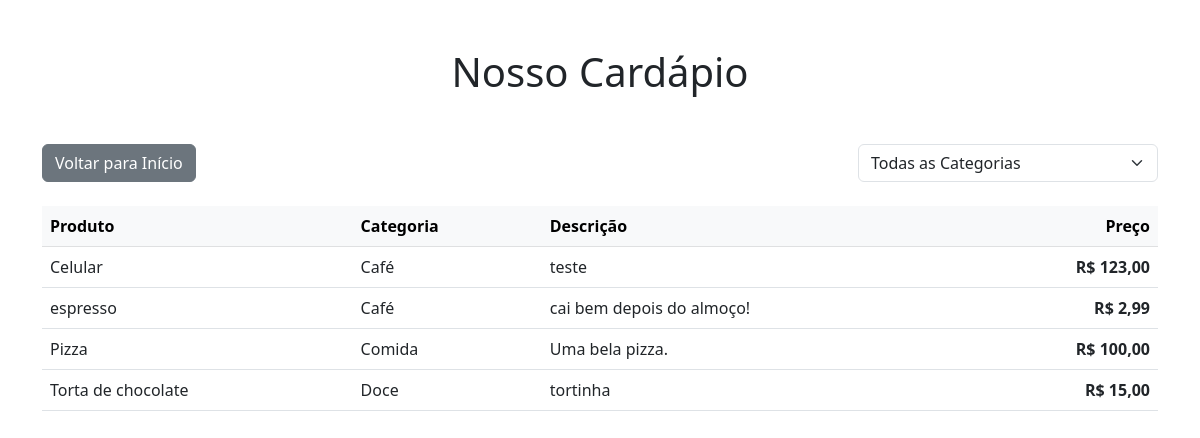
/produtos, run on the app's committed database.
### produtos/models.py (models this page shows, shortened)
class Produto(models.Model):
    nome = models.CharField(max_length=100)
    descricao = models.TextField()
    preco = models.DecimalField(max_digits=10, decimal_places=2)
    categoria = models.ForeignKey(Categoria, on_delete=models.CASCADE, null=True, blank=True)
    class Meta:
        verbose_name = 'Produto'
        verbose_name_plural = 'Produtos'

class Categoria(models.Model):
    nome = models.CharField(max_length=100)
    class Meta:
        verbose_name = 'Categoria'
        verbose_name_plural = 'Categorias'

### produtos/views.py (the view)
# urls.py: path('produtos', produtos, name='produtos'),
def produtos(request):
    categoria_id = request.GET.get('categoria')
    if categoria_id:
        produtos = Produto.objects.filter(categoria_id=categoria_id)
    else:
        produtos = Produto.objects.all()
    produtos = produtos.order_by('categoria__nome', 'nome')
    categorias = Categoria.objects.all()
    return render(request, 'produtos/produtos.html', {
        'produtos': produtos,
        'categorias': categorias,
        'categoria_selecionada': int(categoria_id) if categoria_id else None
    })

### produtos/templates/produtos/produtos.html (shortened to what this page needs)
<!DOCTYPE html>
<html lang="pt-br">
	<head>
		<link
			href="https://cdn.jsdelivr.net/npm/bootstrap@5.3.0/dist/css/bootstrap.min.css"
			rel="stylesheet"
		/>
	</head>
	<body>
		<div class="container mt-5">
			<h1 class="text-center mb-5">Nosso Cardápio</h1>
			<div class="row mb-4">
				<div class="col-md-6">
					<a href="{% url 'index' %}" class="btn btn-secondary"
						>Voltar para Início</a
					>
				</div>
				<div class="col-md-6">
					<form method="get" class="d-flex justify-content-end">
						<select name="categoria" class="form-select" style="max-width: 300px;" onchange="this.form.submit()">
							<option value="">Todas as Categorias</option>
						</select>
					</form>
				</div>
			</div>
			<div class="table-responsive">
				<table class="table table-hover">
					<thead class="table-light">
						<tr>
							<th>Produto</th>
							<th>Categoria</th>
							<th>Descrição</th>
							<th class="text-end">Preço</th>
						</tr>
					</thead>
					<tbody>
						{% for produto in produtos %}
							<tr>
								<td>{{ produto.nome }}</td>
								<td>{{ produto.categoria.nome|default:"Sem Categoria" }}</td>
								<td>{{ produto.descricao }}</td>
								<td class="text-end price">R$ {{ produto.preco }}</td>
							</tr>
						{% endfor %}
					</tbody>
				</table>
			</div>
		</div>
	</body>
</html>

### produtos/templates/produtos/produtos.html (style rules this page uses)
.price { font-weight: bold; color: #27ae60; }

### data on the page
Produto: nome "Celular", categoria.nome "Café", descricao "teste", preco "123,00"
Produto: nome "espresso", categoria.nome "Café", descricao "cai bem depois do almoço!", preco "2,99"
Produto: nome "Pizza", categoria.nome "Comida", descricao "Uma bela pizza.", preco "100,00"
Produto: nome "Torta de chocolate", categoria.nome "Doce", descricao "tortinha", preco "15,00"
